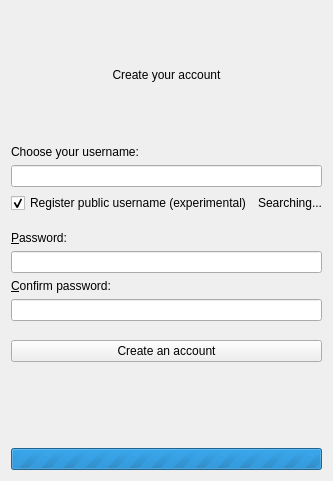
<?xml version="1.0" encoding="UTF-8"?>
<ui version="4.0">
 <class>AccountCreatorWidget</class>
 <widget class="QWidget" name="AccountCreatorWidget">
  <property name="geometry">
   <rect>
    <x>0</x>
    <y>0</y>
    <width>322</width>
    <height>481</height>
   </rect>
  </property>
  <layout class="QGridLayout" name="gridLayout">
   <item row="7" column="0" colspan="3">
    <widget class="QLabel" name="confirmPasswordLabel">
     <property name="text">
      <string>&amp;Confirm password:</string>
     </property>
     <property name="wordWrap">
      <bool>true</bool>
     </property>
     <property name="buddy">
      <cstring>confirmPasswordEdit</cstring>
     </property>
    </widget>
   </item>
   <item row="6" column="0" colspan="3">
    <widget class="QLineEdit" name="passwordEdit">
     <property name="echoMode">
      <enum>QLineEdit::Password</enum>
     </property>
    </widget>
   </item>
   <item row="5" column="0" colspan="3">
    <widget class="QLabel" name="passwordLabel">
     <property name="text">
      <string>&amp;Password:</string>
     </property>
     <property name="wordWrap">
      <bool>true</bool>
     </property>
     <property name="buddy">
      <cstring>passwordEdit</cstring>
     </property>
    </widget>
   </item>
   <item row="3" column="0">
    <widget class="QCheckBox" name="signUpCheckBox">
     <property name="text">
      <string>Register public username (experimental)</string>
     </property>
     <property name="checked">
      <bool>true</bool>
     </property>
    </widget>
   </item>
   <item row="9" column="0" colspan="3">
    <spacer name="verticalSpacer_2">
     <property name="orientation">
      <enum>Qt::Vertical</enum>
     </property>
     <property name="sizeType">
      <enum>QSizePolicy::Preferred</enum>
     </property>
     <property name="sizeHint" stdset="0">
      <size>
       <width>304</width>
       <height>40</height>
      </size>
     </property>
    </spacer>
   </item>
   <item row="1" column="0" colspan="3">
    <widget class="QLabel" name="usernameLabel">
     <property name="text">
      <string>Choose your username:</string>
     </property>
     <property name="wordWrap">
      <bool>true</bool>
     </property>
    </widget>
   </item>
   <item row="10" column="0" colspan="3">
    <widget class="QPushButton" name="createAccountButton">
     <property name="text">
      <string>Create an account</string>
     </property>
     <property name="icon">
      <iconset theme="list-add-user">
       <normaloff>.</normaloff>.</iconset>
     </property>
    </widget>
   </item>
   <item row="8" column="0" colspan="3">
    <widget class="QLineEdit" name="confirmPasswordEdit">
     <property name="echoMode">
      <enum>QLineEdit::Password</enum>
     </property>
    </widget>
   </item>
   <item row="0" column="0" colspan="3">
    <widget class="QLabel" name="titleLabel">
     <property name="sizePolicy">
      <sizepolicy hsizetype="Expanding" vsizetype="Fixed">
       <horstretch>0</horstretch>
       <verstretch>0</verstretch>
      </sizepolicy>
     </property>
     <property name="minimumSize">
      <size>
       <width>128</width>
       <height>128</height>
      </size>
     </property>
     <property name="maximumSize">
      <size>
       <width>16777215</width>
       <height>128</height>
      </size>
     </property>
     <property name="text">
      <string>Create your account</string>
     </property>
     <property name="alignment">
      <set>Qt::AlignCenter</set>
     </property>
    </widget>
   </item>
   <item row="11" column="0" colspan="3">
    <spacer name="verticalSpacer_3">
     <property name="orientation">
      <enum>Qt::Vertical</enum>
     </property>
     <property name="sizeType">
      <enum>QSizePolicy::MinimumExpanding</enum>
     </property>
     <property name="sizeHint" stdset="0">
      <size>
       <width>304</width>
       <height>80</height>
      </size>
     </property>
    </spacer>
   </item>
   <item row="2" column="0" colspan="3">
    <widget class="QLineEdit" name="usernameEdit"/>
   </item>
   <item row="4" column="0" colspan="3">
    <spacer name="verticalSpacer_1">
     <property name="orientation">
      <enum>Qt::Vertical</enum>
     </property>
     <property name="sizeType">
      <enum>QSizePolicy::Preferred</enum>
     </property>
     <property name="sizeHint" stdset="0">
      <size>
       <width>304</width>
       <height>40</height>
      </size>
     </property>
    </spacer>
   </item>
   <item row="3" column="1" colspan="2">
    <widget class="QLabel" name="searchingStateLabel">
     <property name="text">
      <string>Searching...</string>
     </property>
    </widget>
   </item>
   <item row="12" column="0" colspan="3">
    <widget class="QProgressBar" name="progressBar">
     <property name="maximum">
      <number>0</number>
     </property>
     <property name="value">
      <number>-1</number>
     </property>
    </widget>
   </item>
  </layout>
 </widget>
 <tabstops>
  <tabstop>usernameEdit</tabstop>
  <tabstop>signUpCheckBox</tabstop>
  <tabstop>passwordEdit</tabstop>
  <tabstop>confirmPasswordEdit</tabstop>
  <tabstop>createAccountButton</tabstop>
 </tabstops>
 <resources/>
 <connections/>
</ui>
